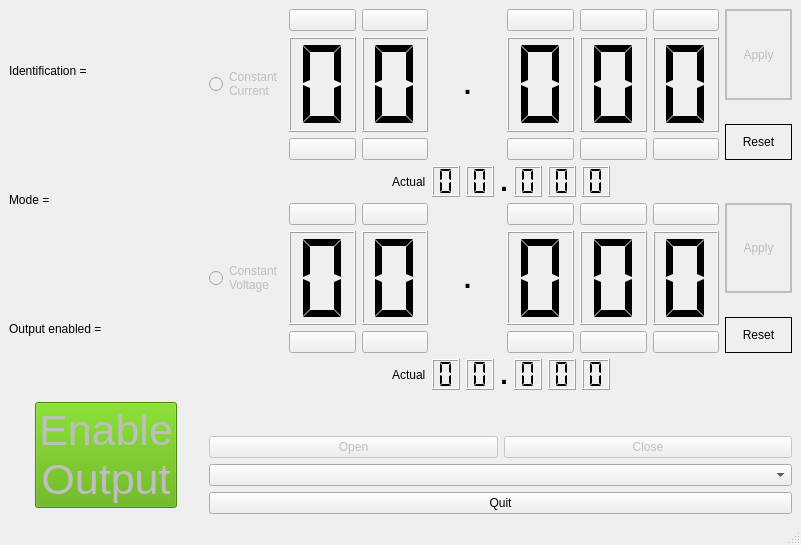
<?xml version="1.0" encoding="UTF-8"?>
<ui version="4.0">
 <class>MainWindow</class>
 <widget class="QMainWindow" name="MainWindow">
  <property name="geometry">
   <rect>
    <x>0</x>
    <y>0</y>
    <width>801</width>
    <height>545</height>
   </rect>
  </property>
  <property name="windowTitle">
   <string>MainWindow</string>
  </property>
  <widget class="QWidget" name="centralwidget">
   <layout class="QGridLayout" name="gridLayout" rowstretch="1,0" columnstretch="1,3">
    <item row="1" column="1">
     <layout class="QVBoxLayout" name="verticalLayout_20">
      <item>
       <spacer name="verticalSpacer_6">
        <property name="orientation">
         <enum>Qt::Vertical</enum>
        </property>
        <property name="sizeHint" stdset="0">
         <size>
          <width>20</width>
          <height>40</height>
         </size>
        </property>
       </spacer>
      </item>
      <item>
       <layout class="QHBoxLayout" name="horizontalLayout_4">
        <item>
         <widget class="QPushButton" name="openButton">
          <property name="enabled">
           <bool>false</bool>
          </property>
          <property name="text">
           <string>Open</string>
          </property>
         </widget>
        </item>
        <item>
         <widget class="QPushButton" name="closeButton">
          <property name="enabled">
           <bool>false</bool>
          </property>
          <property name="text">
           <string>Close</string>
          </property>
         </widget>
        </item>
       </layout>
      </item>
      <item>
       <widget class="QComboBox" name="serialPort"/>
      </item>
      <item>
       <widget class="QPushButton" name="quitButton">
        <property name="text">
         <string>Quit</string>
        </property>
       </widget>
      </item>
     </layout>
    </item>
    <item row="0" column="1">
     <layout class="QVBoxLayout" name="verticalLayout" stretch="20,1,20,1">
      <item>
       <layout class="QHBoxLayout" name="horizontalLayout_2">
        <item>
         <widget class="QRadioButton" name="constantCurrent">
          <property name="enabled">
           <bool>false</bool>
          </property>
          <property name="text">
           <string>Constant
Current</string>
          </property>
         </widget>
        </item>
        <item>
         <layout class="QVBoxLayout" name="verticalLayout_7">
          <item>
           <widget class="QPushButton" name="ampsTensUp">
            <property name="enabled">
             <bool>true</bool>
            </property>
            <property name="text">
             <string/>
            </property>
            <property name="icon">
             <iconset resource="Resources/resources.qrc">
              <normaloff>:/icons/go-up.png</normaloff>:/icons/go-up.png</iconset>
            </property>
           </widget>
          </item>
          <item>
           <widget class="QLCDNumber" name="ampsTens">
            <property name="sizePolicy">
             <sizepolicy hsizetype="Minimum" vsizetype="Minimum">
              <horstretch>0</horstretch>
              <verstretch>0</verstretch>
             </sizepolicy>
            </property>
            <property name="font">
             <font>
              <pointsize>10</pointsize>
             </font>
            </property>
            <property name="digitCount">
             <number>1</number>
            </property>
            <property name="segmentStyle">
             <enum>QLCDNumber::Flat</enum>
            </property>
           </widget>
          </item>
          <item>
           <widget class="QPushButton" name="ampsTensDown">
            <property name="text">
             <string/>
            </property>
            <property name="icon">
             <iconset resource="Resources/resources.qrc">
              <normaloff>:/icons/go-down.png</normaloff>:/icons/go-down.png</iconset>
            </property>
           </widget>
          </item>
         </layout>
        </item>
        <item>
         <layout class="QVBoxLayout" name="verticalLayout_8">
          <item>
           <widget class="QPushButton" name="ampsOnesUp">
            <property name="enabled">
             <bool>true</bool>
            </property>
            <property name="text">
             <string/>
            </property>
            <property name="icon">
             <iconset resource="Resources/resources.qrc">
              <normaloff>:/icons/go-up.png</normaloff>:/icons/go-up.png</iconset>
            </property>
           </widget>
          </item>
          <item>
           <widget class="QLCDNumber" name="ampsOnes">
            <property name="sizePolicy">
             <sizepolicy hsizetype="Minimum" vsizetype="Minimum">
              <horstretch>0</horstretch>
              <verstretch>0</verstretch>
             </sizepolicy>
            </property>
            <property name="font">
             <font>
              <pointsize>10</pointsize>
             </font>
            </property>
            <property name="digitCount">
             <number>1</number>
            </property>
            <property name="segmentStyle">
             <enum>QLCDNumber::Flat</enum>
            </property>
           </widget>
          </item>
          <item>
           <widget class="QPushButton" name="ampsOnesDown">
            <property name="text">
             <string/>
            </property>
            <property name="icon">
             <iconset resource="Resources/resources.qrc">
              <normaloff>:/icons/go-down.png</normaloff>:/icons/go-down.png</iconset>
            </property>
           </widget>
          </item>
         </layout>
        </item>
        <item>
         <widget class="QLabel" name="label_5">
          <property name="font">
           <font>
            <pointsize>20</pointsize>
            <bold>true</bold>
           </font>
          </property>
          <property name="text">
           <string>.</string>
          </property>
          <property name="alignment">
           <set>Qt::AlignCenter</set>
          </property>
         </widget>
        </item>
        <item>
         <layout class="QVBoxLayout" name="verticalLayout_9">
          <item>
           <widget class="QPushButton" name="ampsTenthsUp">
            <property name="enabled">
             <bool>true</bool>
            </property>
            <property name="text">
             <string/>
            </property>
            <property name="icon">
             <iconset resource="Resources/resources.qrc">
              <normaloff>:/icons/go-up.png</normaloff>:/icons/go-up.png</iconset>
            </property>
           </widget>
          </item>
          <item>
           <widget class="QLCDNumber" name="ampsTenths">
            <property name="sizePolicy">
             <sizepolicy hsizetype="Minimum" vsizetype="Minimum">
              <horstretch>0</horstretch>
              <verstretch>0</verstretch>
             </sizepolicy>
            </property>
            <property name="font">
             <font>
              <pointsize>10</pointsize>
             </font>
            </property>
            <property name="digitCount">
             <number>1</number>
            </property>
            <property name="segmentStyle">
             <enum>QLCDNumber::Flat</enum>
            </property>
           </widget>
          </item>
          <item>
           <widget class="QPushButton" name="ampsTenthsDown">
            <property name="text">
             <string/>
            </property>
            <property name="icon">
             <iconset resource="Resources/resources.qrc">
              <normaloff>:/icons/go-down.png</normaloff>:/icons/go-down.png</iconset>
            </property>
           </widget>
          </item>
         </layout>
        </item>
        <item>
         <layout class="QVBoxLayout" name="verticalLayout_10">
          <item>
           <widget class="QPushButton" name="ampsHundrethsUp">
            <property name="enabled">
             <bool>true</bool>
            </property>
            <property name="text">
             <string/>
            </property>
            <property name="icon">
             <iconset resource="Resources/resources.qrc">
              <normaloff>:/icons/go-up.png</normaloff>:/icons/go-up.png</iconset>
            </property>
           </widget>
          </item>
          <item>
           <widget class="QLCDNumber" name="ampsHundreths">
            <property name="sizePolicy">
             <sizepolicy hsizetype="Minimum" vsizetype="Minimum">
              <horstretch>0</horstretch>
              <verstretch>0</verstretch>
             </sizepolicy>
            </property>
            <property name="font">
             <font>
              <pointsize>10</pointsize>
             </font>
            </property>
            <property name="digitCount">
             <number>1</number>
            </property>
            <property name="segmentStyle">
             <enum>QLCDNumber::Flat</enum>
            </property>
           </widget>
          </item>
          <item>
           <widget class="QPushButton" name="ampsHundrethsDown">
            <property name="text">
             <string/>
            </property>
            <property name="icon">
             <iconset resource="Resources/resources.qrc">
              <normaloff>:/icons/go-down.png</normaloff>:/icons/go-down.png</iconset>
            </property>
           </widget>
          </item>
         </layout>
        </item>
        <item>
         <layout class="QVBoxLayout" name="verticalLayout_11">
          <item>
           <widget class="QPushButton" name="ampsThousandthsUp">
            <property name="text">
             <string/>
            </property>
            <property name="icon">
             <iconset resource="Resources/resources.qrc">
              <normaloff>:/icons/go-up.png</normaloff>:/icons/go-up.png</iconset>
            </property>
           </widget>
          </item>
          <item>
           <widget class="QLCDNumber" name="ampsThousandths">
            <property name="sizePolicy">
             <sizepolicy hsizetype="Minimum" vsizetype="Minimum">
              <horstretch>0</horstretch>
              <verstretch>0</verstretch>
             </sizepolicy>
            </property>
            <property name="font">
             <font>
              <pointsize>10</pointsize>
             </font>
            </property>
            <property name="digitCount">
             <number>1</number>
            </property>
            <property name="segmentStyle">
             <enum>QLCDNumber::Flat</enum>
            </property>
           </widget>
          </item>
          <item>
           <widget class="QPushButton" name="ampsThousandthsDown">
            <property name="text">
             <string/>
            </property>
            <property name="icon">
             <iconset resource="Resources/resources.qrc">
              <normaloff>:/icons/go-down.png</normaloff>:/icons/go-down.png</iconset>
            </property>
           </widget>
          </item>
         </layout>
        </item>
        <item>
         <layout class="QVBoxLayout" name="verticalLayout_12" stretch="10,2,4">
          <property name="sizeConstraint">
           <enum>QLayout::SetDefaultConstraint</enum>
          </property>
          <item>
           <widget class="QLabel" name="ampsApply">
            <property name="enabled">
             <bool>false</bool>
            </property>
            <property name="frameShape">
             <enum>QFrame::WinPanel</enum>
            </property>
            <property name="text">
             <string>Apply</string>
            </property>
            <property name="alignment">
             <set>Qt::AlignCenter</set>
            </property>
           </widget>
          </item>
          <item>
           <spacer name="verticalSpacer_4">
            <property name="orientation">
             <enum>Qt::Vertical</enum>
            </property>
            <property name="sizeType">
             <enum>QSizePolicy::Ignored</enum>
            </property>
            <property name="sizeHint" stdset="0">
             <size>
              <width>20</width>
              <height>40</height>
             </size>
            </property>
           </spacer>
          </item>
          <item>
           <widget class="QLabel" name="ampsReset">
            <property name="frameShape">
             <enum>QFrame::Panel</enum>
            </property>
            <property name="text">
             <string>Reset</string>
            </property>
            <property name="alignment">
             <set>Qt::AlignCenter</set>
            </property>
           </widget>
          </item>
         </layout>
        </item>
       </layout>
      </item>
      <item>
       <layout class="QHBoxLayout" name="horizontalLayout_5">
        <item>
         <spacer name="horizontalSpacer">
          <property name="orientation">
           <enum>Qt::Horizontal</enum>
          </property>
          <property name="sizeHint" stdset="0">
           <size>
            <width>40</width>
            <height>20</height>
           </size>
          </property>
         </spacer>
        </item>
        <item>
         <widget class="QLabel" name="label">
          <property name="text">
           <string>Actual</string>
          </property>
         </widget>
        </item>
        <item>
         <widget class="QLCDNumber" name="actualAmpsTens">
          <property name="sizePolicy">
           <sizepolicy hsizetype="Minimum" vsizetype="Minimum">
            <horstretch>0</horstretch>
            <verstretch>0</verstretch>
           </sizepolicy>
          </property>
          <property name="font">
           <font>
            <pointsize>10</pointsize>
           </font>
          </property>
          <property name="digitCount">
           <number>1</number>
          </property>
          <property name="segmentStyle">
           <enum>QLCDNumber::Flat</enum>
          </property>
         </widget>
        </item>
        <item>
         <widget class="QLCDNumber" name="actualAmpsOnes">
          <property name="sizePolicy">
           <sizepolicy hsizetype="Minimum" vsizetype="Minimum">
            <horstretch>0</horstretch>
            <verstretch>0</verstretch>
           </sizepolicy>
          </property>
          <property name="font">
           <font>
            <pointsize>10</pointsize>
           </font>
          </property>
          <property name="digitCount">
           <number>1</number>
          </property>
          <property name="segmentStyle">
           <enum>QLCDNumber::Flat</enum>
          </property>
         </widget>
        </item>
        <item>
         <widget class="QLabel" name="label_8">
          <property name="font">
           <font>
            <pointsize>20</pointsize>
            <bold>true</bold>
           </font>
          </property>
          <property name="text">
           <string>.</string>
          </property>
          <property name="alignment">
           <set>Qt::AlignCenter</set>
          </property>
         </widget>
        </item>
        <item>
         <widget class="QLCDNumber" name="actualAmpsTenths">
          <property name="sizePolicy">
           <sizepolicy hsizetype="Minimum" vsizetype="Minimum">
            <horstretch>0</horstretch>
            <verstretch>0</verstretch>
           </sizepolicy>
          </property>
          <property name="font">
           <font>
            <pointsize>10</pointsize>
           </font>
          </property>
          <property name="digitCount">
           <number>1</number>
          </property>
          <property name="segmentStyle">
           <enum>QLCDNumber::Flat</enum>
          </property>
         </widget>
        </item>
        <item>
         <widget class="QLCDNumber" name="actualAmpsHundreths">
          <property name="sizePolicy">
           <sizepolicy hsizetype="Minimum" vsizetype="Minimum">
            <horstretch>0</horstretch>
            <verstretch>0</verstretch>
           </sizepolicy>
          </property>
          <property name="font">
           <font>
            <pointsize>10</pointsize>
           </font>
          </property>
          <property name="digitCount">
           <number>1</number>
          </property>
          <property name="segmentStyle">
           <enum>QLCDNumber::Flat</enum>
          </property>
         </widget>
        </item>
        <item>
         <widget class="QLCDNumber" name="actualAmpsThousandths">
          <property name="sizePolicy">
           <sizepolicy hsizetype="Minimum" vsizetype="Minimum">
            <horstretch>0</horstretch>
            <verstretch>0</verstretch>
           </sizepolicy>
          </property>
          <property name="font">
           <font>
            <pointsize>10</pointsize>
           </font>
          </property>
          <property name="digitCount">
           <number>1</number>
          </property>
          <property name="segmentStyle">
           <enum>QLCDNumber::Flat</enum>
          </property>
         </widget>
        </item>
        <item>
         <spacer name="horizontalSpacer_2">
          <property name="orientation">
           <enum>Qt::Horizontal</enum>
          </property>
          <property name="sizeHint" stdset="0">
           <size>
            <width>40</width>
            <height>20</height>
           </size>
          </property>
         </spacer>
        </item>
       </layout>
      </item>
      <item>
       <layout class="QHBoxLayout" name="horizontalLayout_3">
        <item>
         <widget class="QRadioButton" name="constantVoltage">
          <property name="enabled">
           <bool>false</bool>
          </property>
          <property name="text">
           <string>Constant
Voltage</string>
          </property>
         </widget>
        </item>
        <item>
         <layout class="QVBoxLayout" name="verticalLayout_13">
          <item>
           <widget class="QPushButton" name="voltsTensUp">
            <property name="text">
             <string/>
            </property>
            <property name="icon">
             <iconset resource="Resources/resources.qrc">
              <normaloff>:/icons/go-up.png</normaloff>:/icons/go-up.png</iconset>
            </property>
           </widget>
          </item>
          <item>
           <widget class="QLCDNumber" name="voltsTens">
            <property name="sizePolicy">
             <sizepolicy hsizetype="Minimum" vsizetype="Minimum">
              <horstretch>0</horstretch>
              <verstretch>0</verstretch>
             </sizepolicy>
            </property>
            <property name="font">
             <font>
              <pointsize>10</pointsize>
             </font>
            </property>
            <property name="digitCount">
             <number>1</number>
            </property>
            <property name="segmentStyle">
             <enum>QLCDNumber::Flat</enum>
            </property>
           </widget>
          </item>
          <item>
           <widget class="QPushButton" name="voltsTensDown">
            <property name="text">
             <string/>
            </property>
            <property name="icon">
             <iconset resource="Resources/resources.qrc">
              <normaloff>:/icons/go-down.png</normaloff>:/icons/go-down.png</iconset>
            </property>
           </widget>
          </item>
         </layout>
        </item>
        <item>
         <layout class="QVBoxLayout" name="verticalLayout_15">
          <item>
           <widget class="QPushButton" name="voltsOnesUp">
            <property name="text">
             <string/>
            </property>
            <property name="icon">
             <iconset resource="Resources/resources.qrc">
              <normaloff>:/icons/go-up.png</normaloff>:/icons/go-up.png</iconset>
            </property>
           </widget>
          </item>
          <item>
           <widget class="QLCDNumber" name="voltsOnes">
            <property name="sizePolicy">
             <sizepolicy hsizetype="Minimum" vsizetype="Minimum">
              <horstretch>0</horstretch>
              <verstretch>0</verstretch>
             </sizepolicy>
            </property>
            <property name="font">
             <font>
              <pointsize>10</pointsize>
             </font>
            </property>
            <property name="digitCount">
             <number>1</number>
            </property>
            <property name="segmentStyle">
             <enum>QLCDNumber::Flat</enum>
            </property>
           </widget>
          </item>
          <item>
           <widget class="QPushButton" name="voltsOnesDown">
            <property name="text">
             <string/>
            </property>
            <property name="icon">
             <iconset resource="Resources/resources.qrc">
              <normaloff>:/icons/go-down.png</normaloff>:/icons/go-down.png</iconset>
            </property>
           </widget>
          </item>
         </layout>
        </item>
        <item>
         <widget class="QLabel" name="label_9">
          <property name="font">
           <font>
            <pointsize>20</pointsize>
            <bold>true</bold>
           </font>
          </property>
          <property name="text">
           <string>.</string>
          </property>
          <property name="alignment">
           <set>Qt::AlignCenter</set>
          </property>
         </widget>
        </item>
        <item>
         <layout class="QVBoxLayout" name="verticalLayout_16">
          <item>
           <widget class="QPushButton" name="voltsTenthsUp">
            <property name="text">
             <string/>
            </property>
            <property name="icon">
             <iconset resource="Resources/resources.qrc">
              <normaloff>:/icons/go-up.png</normaloff>:/icons/go-up.png</iconset>
            </property>
           </widget>
          </item>
          <item>
           <widget class="QLCDNumber" name="voltsTenths">
            <property name="sizePolicy">
             <sizepolicy hsizetype="Minimum" vsizetype="Minimum">
              <horstretch>0</horstretch>
              <verstretch>0</verstretch>
             </sizepolicy>
            </property>
            <property name="font">
             <font>
              <pointsize>10</pointsize>
             </font>
            </property>
            <property name="digitCount">
             <number>1</number>
            </property>
            <property name="segmentStyle">
             <enum>QLCDNumber::Flat</enum>
            </property>
           </widget>
          </item>
          <item>
           <widget class="QPushButton" name="voltsTenthsDown">
            <property name="text">
             <string/>
            </property>
            <property name="icon">
             <iconset resource="Resources/resources.qrc">
              <normaloff>:/icons/go-down.png</normaloff>:/icons/go-down.png</iconset>
            </property>
           </widget>
          </item>
         </layout>
        </item>
        <item>
         <layout class="QVBoxLayout" name="verticalLayout_17">
          <item>
           <widget class="QPushButton" name="voltsHundrethsUp">
            <property name="text">
             <string/>
            </property>
            <property name="icon">
             <iconset resource="Resources/resources.qrc">
              <normaloff>:/icons/go-up.png</normaloff>:/icons/go-up.png</iconset>
            </property>
           </widget>
          </item>
          <item>
           <widget class="QLCDNumber" name="voltsHundreths">
            <property name="sizePolicy">
             <sizepolicy hsizetype="Minimum" vsizetype="Minimum">
              <horstretch>0</horstretch>
              <verstretch>0</verstretch>
             </sizepolicy>
            </property>
            <property name="font">
             <font>
              <pointsize>10</pointsize>
             </font>
            </property>
            <property name="digitCount">
             <number>1</number>
            </property>
            <property name="segmentStyle">
             <enum>QLCDNumber::Flat</enum>
            </property>
           </widget>
          </item>
          <item>
           <widget class="QPushButton" name="voltsHundrethsDown">
            <property name="text">
             <string/>
            </property>
            <property name="icon">
             <iconset resource="Resources/resources.qrc">
              <normaloff>:/icons/go-down.png</normaloff>:/icons/go-down.png</iconset>
            </property>
           </widget>
          </item>
         </layout>
        </item>
        <item>
         <layout class="QVBoxLayout" name="verticalLayout_18">
          <item>
           <widget class="QPushButton" name="voltsThousandthsUp">
            <property name="text">
             <string/>
            </property>
            <property name="icon">
             <iconset resource="Resources/resources.qrc">
              <normaloff>:/icons/go-up.png</normaloff>:/icons/go-up.png</iconset>
            </property>
           </widget>
          </item>
          <item>
           <widget class="QLCDNumber" name="voltsThousandths">
            <property name="sizePolicy">
             <sizepolicy hsizetype="Minimum" vsizetype="Minimum">
              <horstretch>0</horstretch>
              <verstretch>0</verstretch>
             </sizepolicy>
            </property>
            <property name="font">
             <font>
              <pointsize>10</pointsize>
             </font>
            </property>
            <property name="digitCount">
             <number>1</number>
            </property>
            <property name="segmentStyle">
             <enum>QLCDNumber::Flat</enum>
            </property>
           </widget>
          </item>
          <item>
           <widget class="QPushButton" name="voltsThousandthsDown">
            <property name="text">
             <string/>
            </property>
            <property name="icon">
             <iconset resource="Resources/resources.qrc">
              <normaloff>:/icons/go-down.png</normaloff>:/icons/go-down.png</iconset>
            </property>
           </widget>
          </item>
         </layout>
        </item>
        <item>
         <layout class="QVBoxLayout" name="verticalLayout_19" stretch="10,2,4">
          <property name="sizeConstraint">
           <enum>QLayout::SetDefaultConstraint</enum>
          </property>
          <item>
           <widget class="QLabel" name="votsApply">
            <property name="enabled">
             <bool>false</bool>
            </property>
            <property name="frameShape">
             <enum>QFrame::WinPanel</enum>
            </property>
            <property name="text">
             <string>Apply</string>
            </property>
            <property name="alignment">
             <set>Qt::AlignCenter</set>
            </property>
           </widget>
          </item>
          <item>
           <spacer name="verticalSpacer_5">
            <property name="orientation">
             <enum>Qt::Vertical</enum>
            </property>
            <property name="sizeType">
             <enum>QSizePolicy::Ignored</enum>
            </property>
            <property name="sizeHint" stdset="0">
             <size>
              <width>20</width>
              <height>40</height>
             </size>
            </property>
           </spacer>
          </item>
          <item>
           <widget class="QLabel" name="voltsReset">
            <property name="frameShape">
             <enum>QFrame::Box</enum>
            </property>
            <property name="text">
             <string>Reset</string>
            </property>
            <property name="alignment">
             <set>Qt::AlignCenter</set>
            </property>
           </widget>
          </item>
         </layout>
        </item>
       </layout>
      </item>
      <item>
       <layout class="QHBoxLayout" name="horizontalLayout_6">
        <item>
         <spacer name="horizontalSpacer_3">
          <property name="orientation">
           <enum>Qt::Horizontal</enum>
          </property>
          <property name="sizeHint" stdset="0">
           <size>
            <width>40</width>
            <height>20</height>
           </size>
          </property>
         </spacer>
        </item>
        <item>
         <widget class="QLabel" name="label_2">
          <property name="text">
           <string>Actual</string>
          </property>
         </widget>
        </item>
        <item>
         <widget class="QLCDNumber" name="actualVoltsTens">
          <property name="sizePolicy">
           <sizepolicy hsizetype="Minimum" vsizetype="Minimum">
            <horstretch>0</horstretch>
            <verstretch>0</verstretch>
           </sizepolicy>
          </property>
          <property name="font">
           <font>
            <pointsize>10</pointsize>
           </font>
          </property>
          <property name="digitCount">
           <number>1</number>
          </property>
          <property name="segmentStyle">
           <enum>QLCDNumber::Flat</enum>
          </property>
         </widget>
        </item>
        <item>
         <widget class="QLCDNumber" name="actualVoltsOnes">
          <property name="sizePolicy">
           <sizepolicy hsizetype="Minimum" vsizetype="Minimum">
            <horstretch>0</horstretch>
            <verstretch>0</verstretch>
           </sizepolicy>
          </property>
          <property name="font">
           <font>
            <pointsize>10</pointsize>
           </font>
          </property>
          <property name="digitCount">
           <number>1</number>
          </property>
          <property name="segmentStyle">
           <enum>QLCDNumber::Flat</enum>
          </property>
         </widget>
        </item>
        <item>
         <widget class="QLabel" name="label_12">
          <property name="font">
           <font>
            <pointsize>20</pointsize>
            <bold>true</bold>
           </font>
          </property>
          <property name="text">
           <string>.</string>
          </property>
          <property name="alignment">
           <set>Qt::AlignCenter</set>
          </property>
         </widget>
        </item>
        <item>
         <widget class="QLCDNumber" name="actualVoltsTenths">
          <property name="sizePolicy">
           <sizepolicy hsizetype="Minimum" vsizetype="Minimum">
            <horstretch>0</horstretch>
            <verstretch>0</verstretch>
           </sizepolicy>
          </property>
          <property name="font">
           <font>
            <pointsize>10</pointsize>
           </font>
          </property>
          <property name="digitCount">
           <number>1</number>
          </property>
          <property name="segmentStyle">
           <enum>QLCDNumber::Flat</enum>
          </property>
         </widget>
        </item>
        <item>
         <widget class="QLCDNumber" name="actualVoltsHundreths">
          <property name="sizePolicy">
           <sizepolicy hsizetype="Minimum" vsizetype="Minimum">
            <horstretch>0</horstretch>
            <verstretch>0</verstretch>
           </sizepolicy>
          </property>
          <property name="font">
           <font>
            <pointsize>10</pointsize>
           </font>
          </property>
          <property name="digitCount">
           <number>1</number>
          </property>
          <property name="segmentStyle">
           <enum>QLCDNumber::Flat</enum>
          </property>
         </widget>
        </item>
        <item>
         <widget class="QLCDNumber" name="actualVoltsThousandths_2">
          <property name="sizePolicy">
           <sizepolicy hsizetype="Minimum" vsizetype="Minimum">
            <horstretch>0</horstretch>
            <verstretch>0</verstretch>
           </sizepolicy>
          </property>
          <property name="font">
           <font>
            <pointsize>10</pointsize>
           </font>
          </property>
          <property name="digitCount">
           <number>1</number>
          </property>
          <property name="segmentStyle">
           <enum>QLCDNumber::Flat</enum>
          </property>
         </widget>
        </item>
        <item>
         <spacer name="horizontalSpacer_4">
          <property name="orientation">
           <enum>Qt::Horizontal</enum>
          </property>
          <property name="sizeHint" stdset="0">
           <size>
            <width>40</width>
            <height>20</height>
           </size>
          </property>
         </spacer>
        </item>
       </layout>
      </item>
     </layout>
    </item>
    <item row="1" column="0">
     <layout class="QHBoxLayout" name="horizontalLayout_7">
      <item>
       <spacer name="horizontalSpacer_6">
        <property name="orientation">
         <enum>Qt::Horizontal</enum>
        </property>
        <property name="sizeHint" stdset="0">
         <size>
          <width>40</width>
          <height>20</height>
         </size>
        </property>
       </spacer>
      </item>
      <item>
       <widget class="QPushButton" name="enableOutput">
        <property name="enabled">
         <bool>false</bool>
        </property>
        <property name="sizePolicy">
         <sizepolicy hsizetype="Minimum" vsizetype="Maximum">
          <horstretch>0</horstretch>
          <verstretch>0</verstretch>
         </sizepolicy>
        </property>
        <property name="font">
         <font>
          <pointsize>32</pointsize>
         </font>
        </property>
        <property name="styleSheet">
         <string notr="true">background-color: rgb(85, 170, 0);</string>
        </property>
        <property name="text">
         <string>Enable
Output</string>
        </property>
       </widget>
      </item>
      <item>
       <spacer name="horizontalSpacer_7">
        <property name="orientation">
         <enum>Qt::Horizontal</enum>
        </property>
        <property name="sizeHint" stdset="0">
         <size>
          <width>40</width>
          <height>20</height>
         </size>
        </property>
       </spacer>
      </item>
     </layout>
    </item>
    <item row="0" column="0">
     <layout class="QHBoxLayout" name="horizontalLayout">
      <item>
       <layout class="QVBoxLayout" name="verticalLayout_2">
        <item>
         <widget class="QLabel" name="identification">
          <property name="sizePolicy">
           <sizepolicy hsizetype="Preferred" vsizetype="Preferred">
            <horstretch>0</horstretch>
            <verstretch>0</verstretch>
           </sizepolicy>
          </property>
          <property name="text">
           <string>Identification = </string>
          </property>
         </widget>
        </item>
        <item>
         <widget class="QLabel" name="mode">
          <property name="text">
           <string>Mode =</string>
          </property>
         </widget>
        </item>
        <item>
         <widget class="QLabel" name="outputEnabled">
          <property name="text">
           <string>Output enabled = </string>
          </property>
         </widget>
        </item>
       </layout>
      </item>
      <item>
       <spacer name="horizontalSpacer_5">
        <property name="orientation">
         <enum>Qt::Horizontal</enum>
        </property>
        <property name="sizeHint" stdset="0">
         <size>
          <width>40</width>
          <height>20</height>
         </size>
        </property>
       </spacer>
      </item>
     </layout>
    </item>
   </layout>
  </widget>
  <widget class="QStatusBar" name="statusbar"/>
 </widget>
 <resources>
  <include location="Resources/resources.qrc"/>
 </resources>
 <connections/>
</ui>
